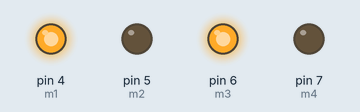
A sketch run on a simulated Arduino Uno, built with avr-gcc and run on an emulated ATmega328P. Parts: output pins drawn as LEDs (lit = HIGH).

Above: at 0.1 s.
Timing chart, 0 to 1.6 s (numbered marks = the images above):
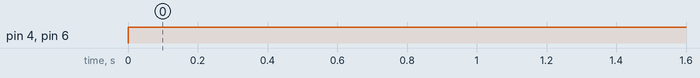

Measured:
- by itself, pin 4 (m1), pin 6 (m3): LOW → HIGH at 0.00 s

The sketch:

sketch_sep08a.ino
```cpp
const int m1=4,m2=5,m3=6,m4=7;
void setup() {
  pinMode(m1,OUTPUT);
  pinMode(m2,OUTPUT);
  pinMode(m3,OUTPUT);
  pinMode(m4,OUTPUT);
}

void loop() {
  digitalWrite(m1,HIGH);
  digitalWrite(m2,LOW);
  digitalWrite(m3,HIGH);
  digitalWrite(m4,LOW);
  delay(1000);

}
```
